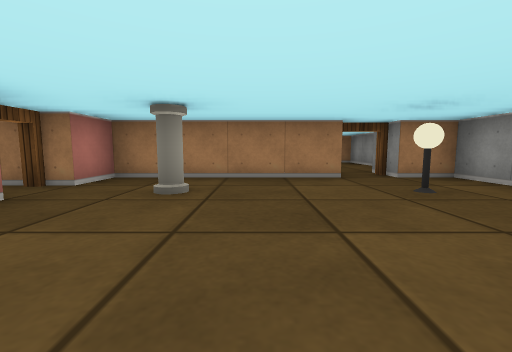
[1] (above)

16 first-person views from a walk through a cub3D level. The camera is about half as high as the walls, tilts 6° down and sees 90° across. The floor is counted in squares. Each view is taken from the middle of a square. On the plan, view 1 faces up. The plan holds only what a view shows up to about 9 squares ahead; the rest is blank. The place goes on beyond the plan.

[2]
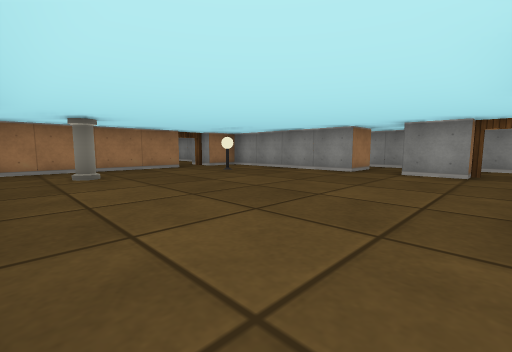

[3]
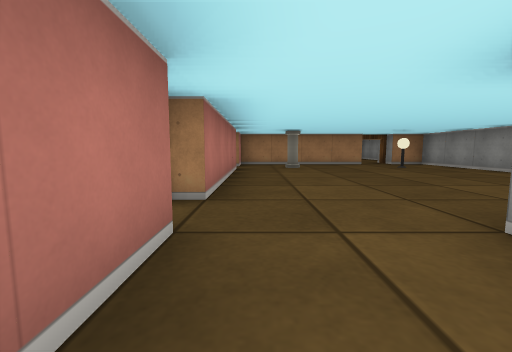

[4]
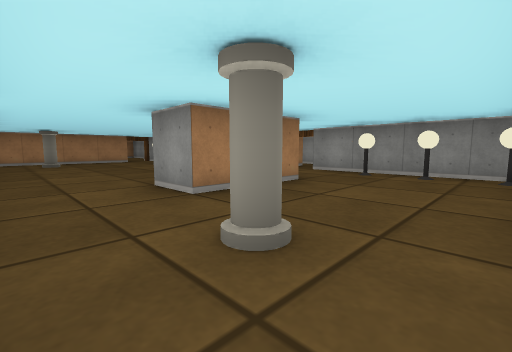

[5]
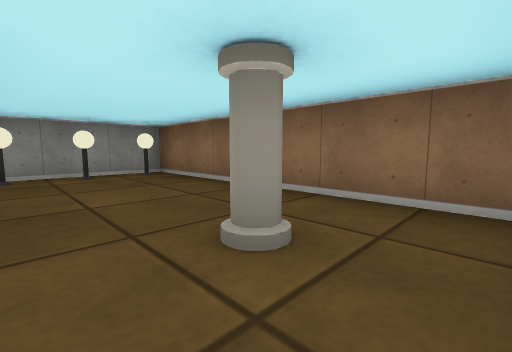

[6]
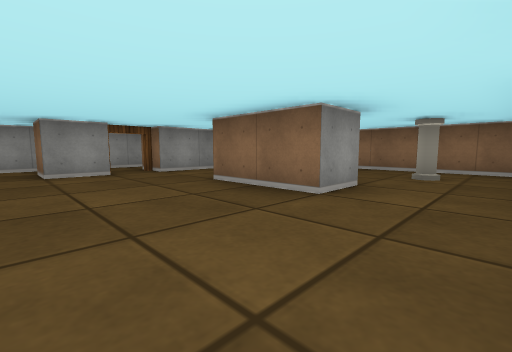

[7]
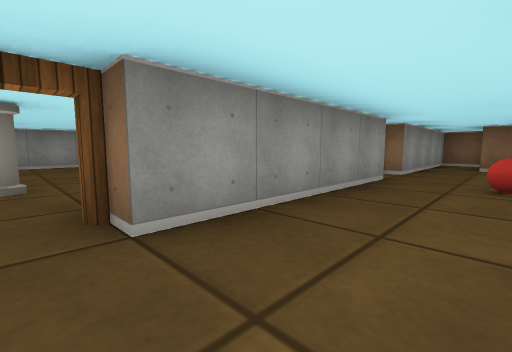

[8]
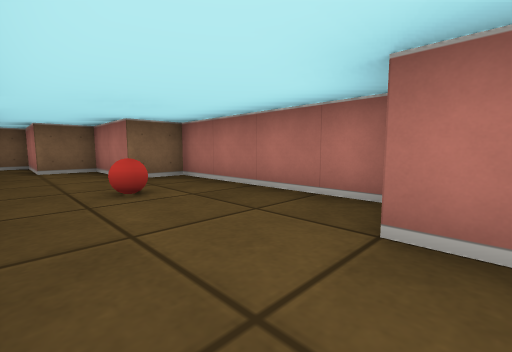

[9]
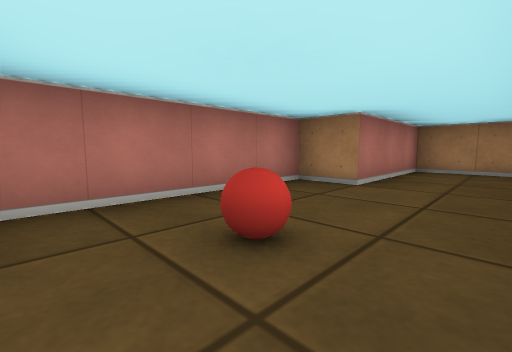

[10]
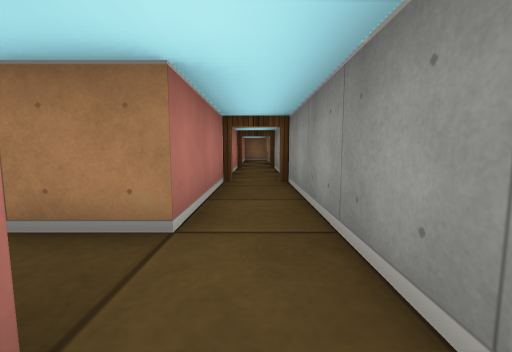

[11]
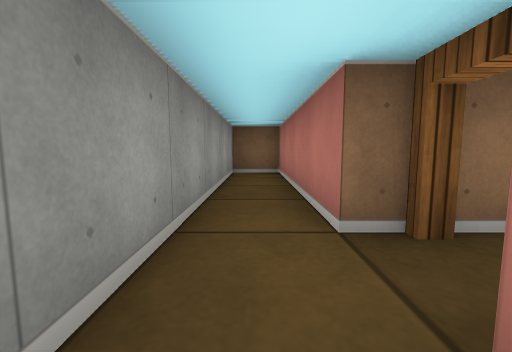

[12]
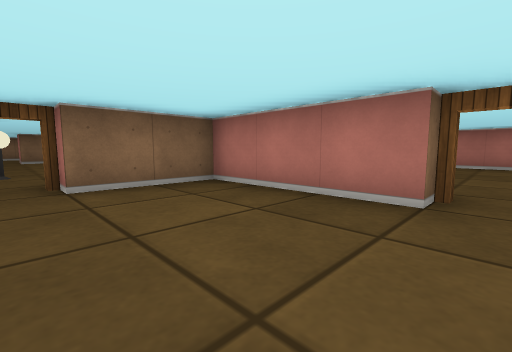

[13]
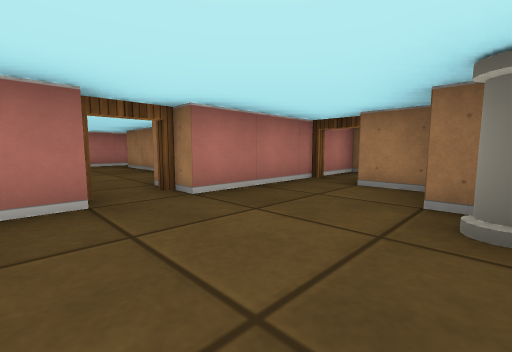

[14]
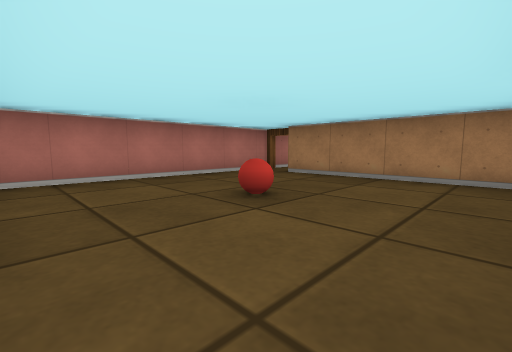

[15]
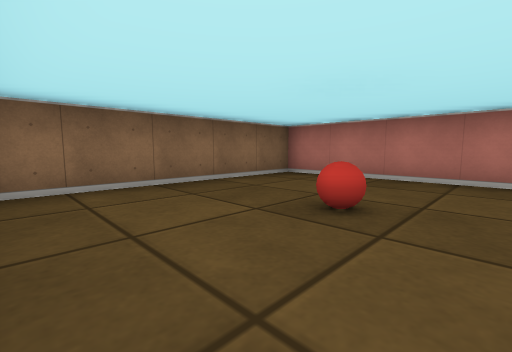

[16]
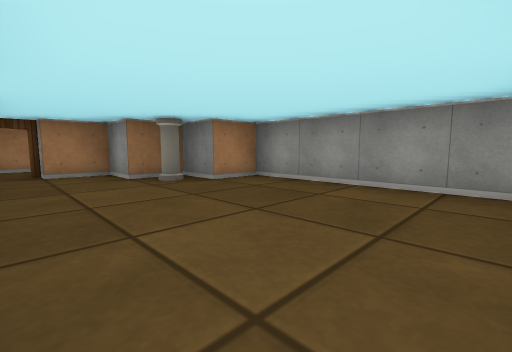

### Floor plan
Points are (right, up) in squares from view 1. A wall is a line through its corners. A room is listed if a view was taken in it or the views show most of it. See-through windows are left out.
Room 1 (views 1, 2, 6)
walls: (3.5, -1.5) (3.5, -0.5) (4.5, -0.5); (4.5, 0.5) (3.5, 0.5) (3.5, 4.5) (2.5, 4.5); (1.6, 4.5) (-2.5, 4.5) (-2.5, 3.5); (-2.5, 2.5) (-2.5, -1.5); (-0.5, -2.5) (1.5, -2.5)
ways out: opening at (-1.5, -3) to room 2; opening at (2.5, -3) to room 2; open door at (-3, -2) to room 3; open door at (-3, 3) to room 3; opening at (4, 0) to room 4; open door at (4, -2) to room 4; open door at (2, 5) to room 5
objects: pillar (-1, 3); lamp (2, 3)
Room 2 (views 3, 4, 5)
walls: (1.5, -3.5) (-0.5, -3.5) (-0.5, -2.5); (-2.1, -6.5) (3.5, -6.5) (3.5, -2.5); (-2.5, -2.5) (-2.5, -3.6)
ways out: opening at (-1.5, -3) to room 1; opening at (2.5, -3) to room 1
objects: pillar (-1, -5); lamp (3, -6); lamp (3, -5); lamp (3, -4)
Room 3 (views 7, 8, 9)
walls: (-3.5, -1.5) (-3.5, 2.5); (-3.9, 4.5) (-5.5, 4.5) (-5.5, 1.5) (-6.5, 1.5) (-6.5, -2.5) (-5.5, -2.5) (-5.5, -4.5) (-4.5, -4.5) (-4.5, -6.5) (-3.5, -6.5) (-3.5, -2.5)
ways out: open door at (-3, -2) to room 1; open door at (-3, 3) to room 1
objects: ball (-5, -1)
Room 4 (views 10, 11)
walls: (4.5, -2.5) (4.5, -6.5) (5.5, -6.5) (5.5, 3); (4.5, -0.5) (4.5, -1.5); (4.5, 3) (4.5, 0.5)
ways out: opening at (4, 0) to room 1; open door at (4, -2) to room 1; open door at (5, 3) to room 7
Room 5 (views 12, 13, 16)
walls: (-0.5, 8.5) (-0.5, 5.5) (1.5, 5.5); (3.5, 5.9) (3.5, 9.5) (2.5, 9.5) (2.5, 10.5) (1.5, 10.5) (1.5, 11.5) (0.5, 11.5); (-0.5, 13.5) (-0.5, 9.5)
ways out: open door at (2, 5) to room 1; open door at (-1, 9) to room 6; open door at (0, 12)
objects: pillar (2, 10)
Room 6 (views 14, 15)
walls: (-1.9, 10.5) (-5.5, 10.5); (-6.5, 11.9) (-6.5, 5.5) (-1.9, 5.5)
ways out: open door at (-1, 9) to room 5; open door at (-6, 11)
objects: ball (-4, 8)
Room 7 (no view inside)
walls: (4.5, 5.9) (4.5, 3); (5.5, 3) (5.5, 6)
ways out: open door at (5, 3) to room 4; open door at (5, 6)

Positions as (right, up) in squares from view 1, and headings:
1: (0, 0), facing up
2: (-2, -2), facing up-right
3: (-2, -4), facing up
4: (-2, -6), facing up-right
5: (-2, -4), facing down-right
6: (-2, 0), facing down-right
7: (-5, 3), facing down-right
8: (-4, 2), facing down-left
9: (-4, -2), facing up-left
10: (5, -1), facing up
11: (5, -1), facing down
12: (2, 9), facing down-left
13: (2, 8), facing up-left
14: (-2, 6), facing up-left
15: (-2, 9), facing down-left
16: (0, 6), facing up-right
